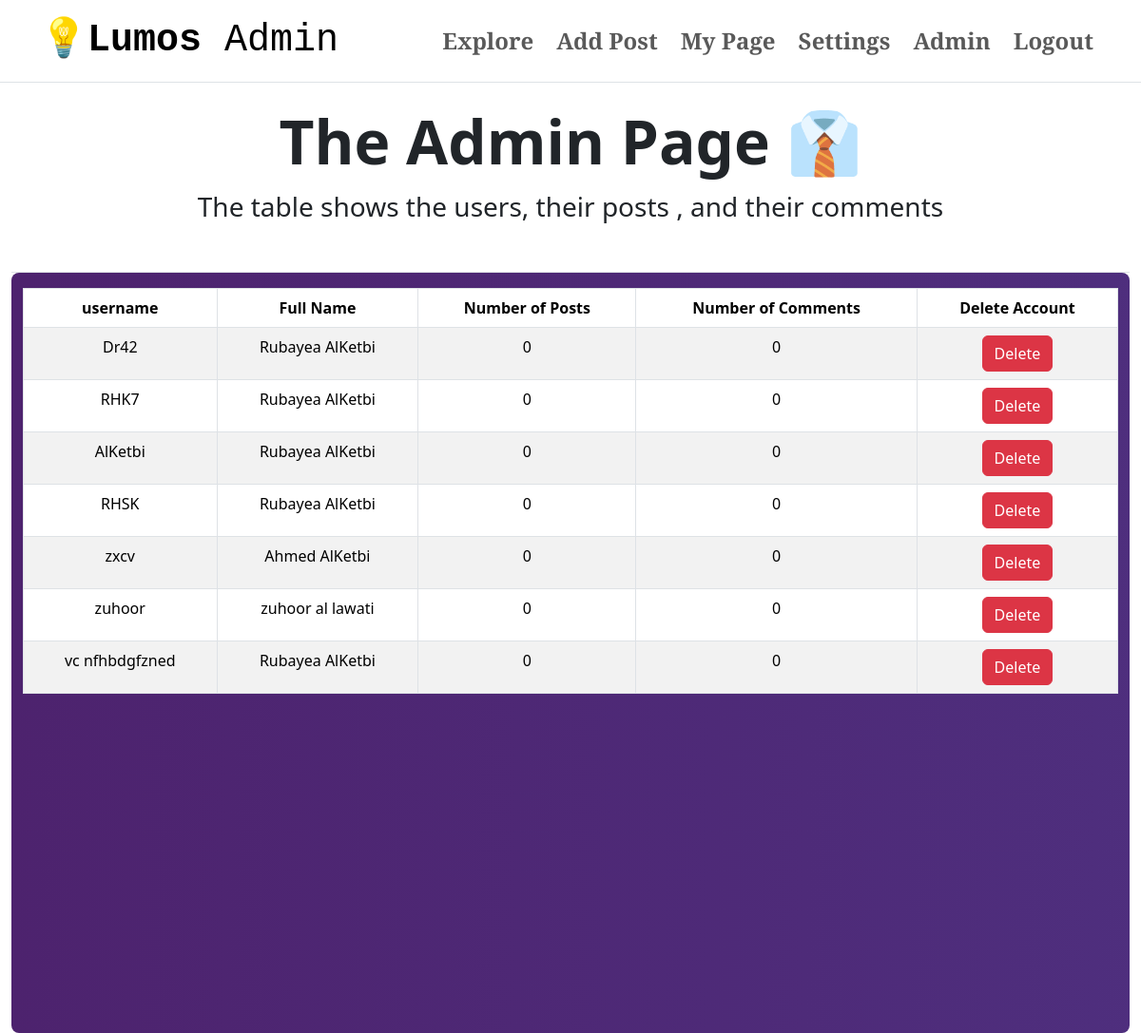
Page /admin (signed in) on the earlier database version.
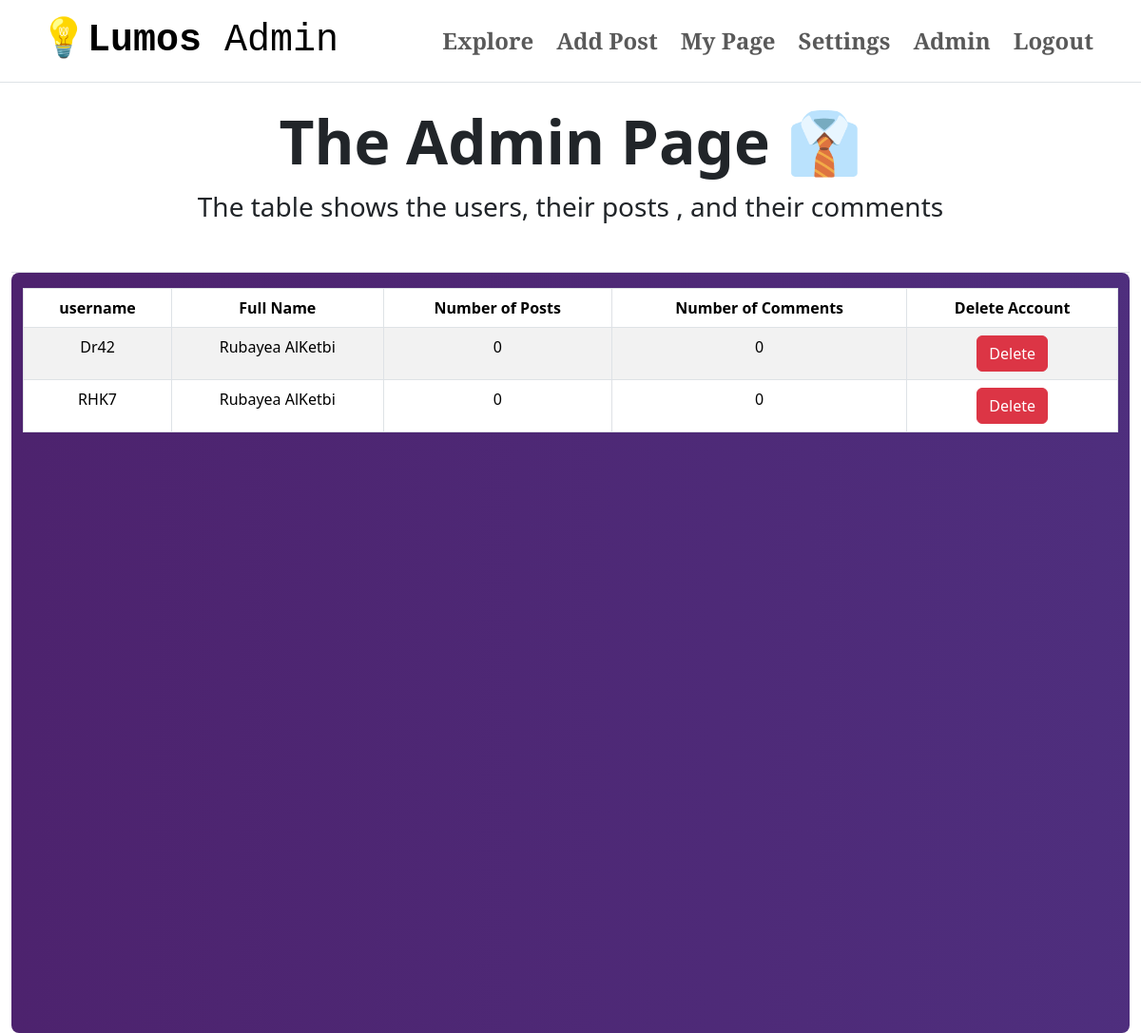
Same page on the later database version.
### app/models.py (models this page shows, shortened)
class User(db.Model, UserMixin):
    id = db.Column(db.Integer, primary_key=True)
    name = db.Column(db.String(100), nullable=False)
    email = db.Column(db.String(100), unique=True, nullable=False)
    passwordHashed = db.Column(db.String(100), nullable=False)
    username = db.Column(db.String(20), unique=True, nullable=False)
    biography = db.Column(db.Text, nullable=True)
    avatar = db.Column(db.String(), nullable=True)
    posts = db.relationship('Post', backref='user', lazy=True)
    @property
    def password(self):
        raise AttributeError('password: write-only field , not readable')

### app/views.py (the view)
@app.route('/admin', methods=['GET', 'POST'])
@login_required
def admin():
    users = User.query.filter(User.id != 1).all()
    delete_user_form = deleteAccountForm()
    user_posts_counts = {user.id: Post.query.filter_by(author_id=user.id).count() for user in users}
    user_comments_counts = {user.id: Comment.query.filter_by(author_id=user.id).count() for user in users}
    return render_template("admin_dash.html",users=users,user_posts_counts=user_posts_counts,user_comments_counts=user_comments_counts,delete_user_form=delete_user_form )

### app/views.py (called while the page is built)
@login_manager.user_loader
def load_user(id):
    return User.query.get(int(id))

### app/templates/admin_dash.html (shortened to what this page needs)
{%extends "home.html"%}
{%block content%}
<div class="container-fluid border-top h-full">
    <div class="container-fluid border-bottom">
        <div class="row">
            <h1 class="display-3  fw-bold pt-4 p-6 text-center">The Admin Page 👔 </h1>
        </div>
        <div class="row pb-3 mb-3">
            <p class="fs-3 fw-light text-center">The table shows the users, their posts , and their comments</p>
        </div>
    </div>
    <div class="container-fluid border-bottom-black py-3 movingGradeient h-full rounded-3">
        <table class = "table table-hover table-striped table-bordered text-center">
            <thead>
                <tr>
                    <th scope="col fs-2"> username</th>
                    <th scope="col fs-2">Full Name</th>
                    <th scope="col fs-2">Number of Posts</th>
                    <th scope="col fs-2">Number of Comments</th>
                    <th scope="col fs-2">Delete Account</th>
                </tr>
            </thead>
            <tbody>
                {% for user in users %}
                <tr>
                    <td>{{ user.username }}</td>
                    <td>{{ user.name }}</td>
                    <td>{{ user_posts_counts[user.id] }}</td>
                    <td>{{ user_comments_counts[user.id] }}</td>
                    <td>
                        <form action="{{ url_for('deleteUsers', user_id=user.id) }}" method="post">
                            <button type="submit" class="btn btn-danger">Delete</button>
                        </form>
                    </td>
                </tr>
                {% endfor %}
            </tbody>
        </table>
    </div>
{%endblock content%}

### app/templates/home.html (shortened to what this page needs)
<!DOCTYPE html>
<html lang="en">
<head>
    <link rel="stylesheet" href="{{ url_for('static', filename='CSS/style.css') }}">
    <link href="https://cdn.jsdelivr.net/npm/bootstrap@5.3.2/dist/css/bootstrap.min.css"
      rel="stylesheet"
>
      <link href="https://cdnjs.cloudflare.com/ajax/libs/font-awesome/6.1.1/css/all.min.css" rel="stylesheet">
      <link rel="stylesheet" type="text.css" href="//cdnjs.cloudflare.com/ajax/libs/cookieconsent2/3.1.0/cookieconsent.min.css" />
</head>
<body>
  <div class="container-fluid">
    <nav class="navbar navbar-expand-lg" data-bs-theme="light">
      <div class="container">
        <a class="navbar-brand navTitle fs-1 fw-bold" href="{{ url_for('home') }}">
            💡Lumos
            {% if current_user.id == 1 %}
                <span class="fw-light">Admin</span>
            {% endif %}
        </a>
          <div class="collapse navbar-collapse" id="navbarNavDropdown">
            <ul class="navbar-nav ms-auto d-flex gap-2 fs-4 fw-bold">
              <li class="nav-item">
                <a class="nav-link title" href="{{url_for("explore")}}">Explore</a>
              </li>
            {% if current_user.is_authenticated %}
              <li class="nav-item">
                <a class="nav-link title" href="{{url_for("add_post")}}">Add Post</a>
              </li>
              <li class="nav-item">
                <a class="nav-link title" href="{{url_for("my_page")}}">My Page</a>
              </li>
              <li class="nav-item">
                <a class="nav-link title" href="{{url_for("userDash")}}">Settings</a>
              </li>
              {%if current_user.id == 1%}
              <li class="nav-item fs-4 ">
                <a class="nav-link title "href="{{url_for("admin")}}">Admin</a>
              </li>
              {%endif%}
              <li class="nav-item fs-4 ">
                <a class="nav-link title "href="{{url_for("logout")}}">Logout</a>
              </li>
            {% endif %}
            </ul>
          </div>
        </div>
      </nav>
  </div>
  {% block content %}
  {% endblock%}
</body>
</html>

### app/static/CSS/style.css (style rules this page uses)
:root { --black: #020100ff; --lapis-lazuli: #235789ff; --school-bus-yellow: #f1d302ff; --fire-engine-red: #c1292eff; --baby-powder: #fdfffcff; }
.navTitle { font-family: 'Courier New', Courier, monospace; font-size: large; text-size-adjust: 100%; }
.title { font-family: 'Josefin Slab', serif; }
.h-full { min-height: 100vh; }
.movingGradeient { width: 100%; height: 100%; background-image: linear-gradient( 90.6deg, rgba(77,34,109,1) -1%, rgba(90,142,253,1) 153.1% ); background-size: 600% 600%; animation: animateBackground 10s infinite linear; }

Differences in the rows shown:
removed User: username "AlKetbi", name "Rubayea AlKetbi", user_posts_counts "0", user_comments_counts "0"
removed User: username "RHSK", name "Rubayea AlKetbi", user_posts_counts "0", user_comments_counts "0"
removed User: username "zxcv", name "Ahmed AlKetbi", user_posts_counts "0", user_comments_counts "0"
removed User: username "zuhoor", name "zuhoor al lawati", user_posts_counts "0", user_comments_counts "0"
removed User: username "vc nfhbdgfzned", name "Rubayea AlKetbi", user_posts_counts "0", user_comments_counts "0"
